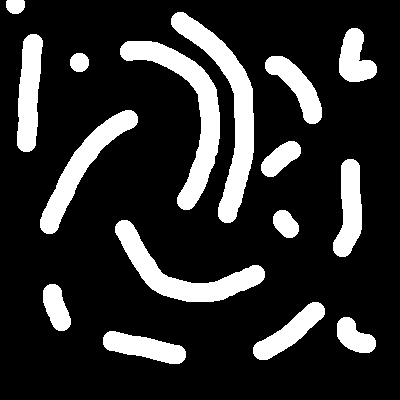
#> input picture Semestre 2/Procesamiento de imagenes medicas/Tarea 2/CC.png, 400 x 400 px
$ python main.py
#> lines starting #> are read from the running program, lines starting #| are printed output that depends on the picture; after the words box and inside, x2 and y2 are one past the last pixel; in counts of white or black regions, pixels touching at a corner belong together
#> in main, `img = img_as_ubyte(mpimg.imread("CC.png"))`: img: shape (400, 400); 18.2% white; 16 white regions, largest, box (x1, y1, x2, y2) and area: (171, 12, 254, 223) 4587, (120, 41, 220, 210) 4322, (115, 220, 265, 302) 3518
import numpy as np
import matplotlib.pyplot as plt
import matplotlib.image as mpimg
import matplotlib.cm as cm
from skimage import data, img_as_ubyte

def dilation(img, ele_struct):
	# element structure analysis
	es_width = len(ele_struct[0])
	es_height = len(ele_struct)

	# loop definition
	h_begin = 0
	h_end = img.shape[0] - es_height + 1
#> h_end = 398
	w_begin = 0
	w_end = img.shape[1] - es_width + 1
#> w_end = 398
	kl_bin = [[0 for i in range(img.shape[1])] for i in range(img.shape[0])]

	for i in range(h_begin, h_end):
		for j in range(w_begin, w_end):
			hash = 0
			for m in range(0, es_height):
				for n in range(0, es_width):
					hash += img[i + m][j + n] & ele_struct[m][n]
			if hash > 0:
				kl_bin[int(i + es_height / 2)][int(j + es_width / 2)] = 1
#> after the loop, kl_bin = 400 items

	sbin = np.zeros((img.shape[0], img.shape[1]), dtype = 'int')
	for i in range(0, img.shape[0]):
		for j in range(0, img.shape[1]):
			if img[i][j] == 1 or kl_bin[i][j] == 1:
				sbin[i][j] = 255
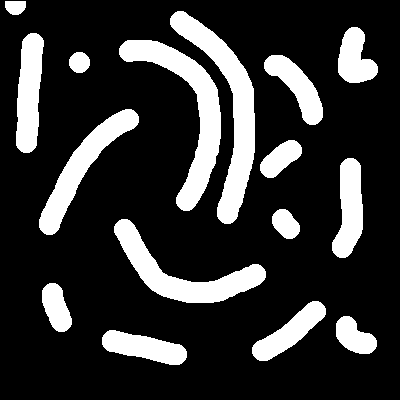
#> sbin: shape (400, 400) int64; 20.2% white; 16 white regions, largest, box (x1, y1, x2, y2) and area: (170, 11, 255, 224) 5044, (119, 40, 221, 211) 4761, (114, 219, 266, 303) 3874

	return sbin

def main():
	img = img_as_ubyte(mpimg.imread("CC.png"))
	es = [
		[0, 1, 0],
		[1, 1, 1],
		[0, 1, 0]
	]
	thresholded = img > 254
	thresholded = thresholded.astype(int)
	dilated = dilation(img, es)
	mpimg.imsave("CC_res.png", dilated, cmap = cm.Greys_r)

	return 0

if __name__ == "__main__":
	main()
